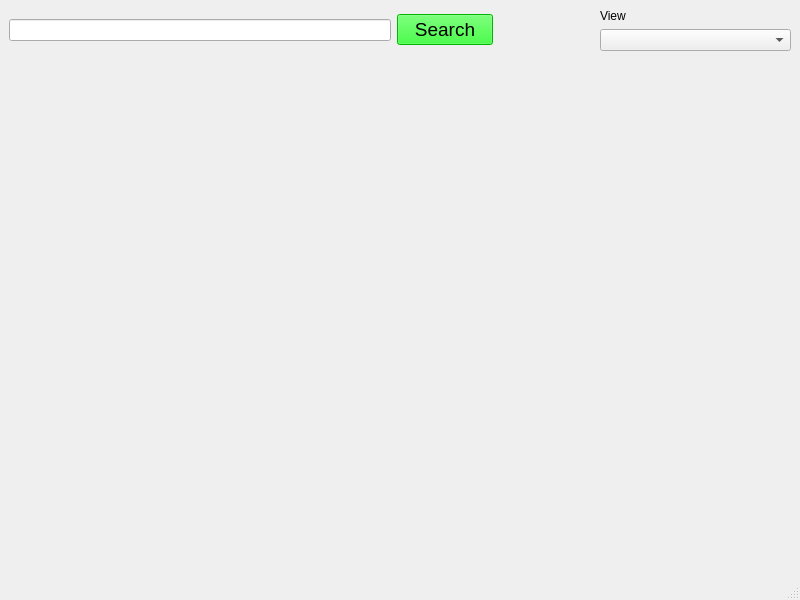
<?xml version="1.0" encoding="UTF-8"?>
<ui version="4.0">
 <class>MainWindow</class>
 <widget class="QMainWindow" name="MainWindow">
  <property name="geometry">
   <rect>
    <x>0</x>
    <y>0</y>
    <width>800</width>
    <height>600</height>
   </rect>
  </property>
  <property name="windowTitle">
   <string>MainWindow</string>
  </property>
  <widget class="QWidget" name="centralwidget">
   <layout class="QGridLayout" name="gridLayout" columnstretch="4,1,1,2">
    <item row="0" column="0">
     <widget class="QLineEdit" name="search_line"/>
    </item>
    <item row="0" column="1">
     <widget class="QPushButton" name="search_button">
      <property name="font">
       <font>
        <pointsize>14</pointsize>
       </font>
      </property>
      <property name="styleSheet">
       <string notr="true">background-color: rgb(0, 255, 0);</string>
      </property>
      <property name="text">
       <string>Search</string>
      </property>
     </widget>
    </item>
    <item row="0" column="2">
     <spacer name="horizontalSpacer">
      <property name="orientation">
       <enum>Qt::Horizontal</enum>
      </property>
      <property name="sizeHint" stdset="0">
       <size>
        <width>40</width>
        <height>20</height>
       </size>
      </property>
     </spacer>
    </item>
    <item row="0" column="3">
     <layout class="QVBoxLayout" name="verticalLayout">
      <item>
       <widget class="QLabel" name="view_text">
        <property name="text">
         <string>View</string>
        </property>
       </widget>
      </item>
      <item>
       <widget class="QComboBox" name="viewComboBox"/>
      </item>
     </layout>
    </item>
    <item row="1" column="0" colspan="4">
     <widget class="QLabel" name="map_label">
      <property name="text">
       <string/>
      </property>
     </widget>
    </item>
   </layout>
  </widget>
  <widget class="QStatusBar" name="statusbar"/>
 </widget>
 <resources/>
 <connections/>
</ui>
